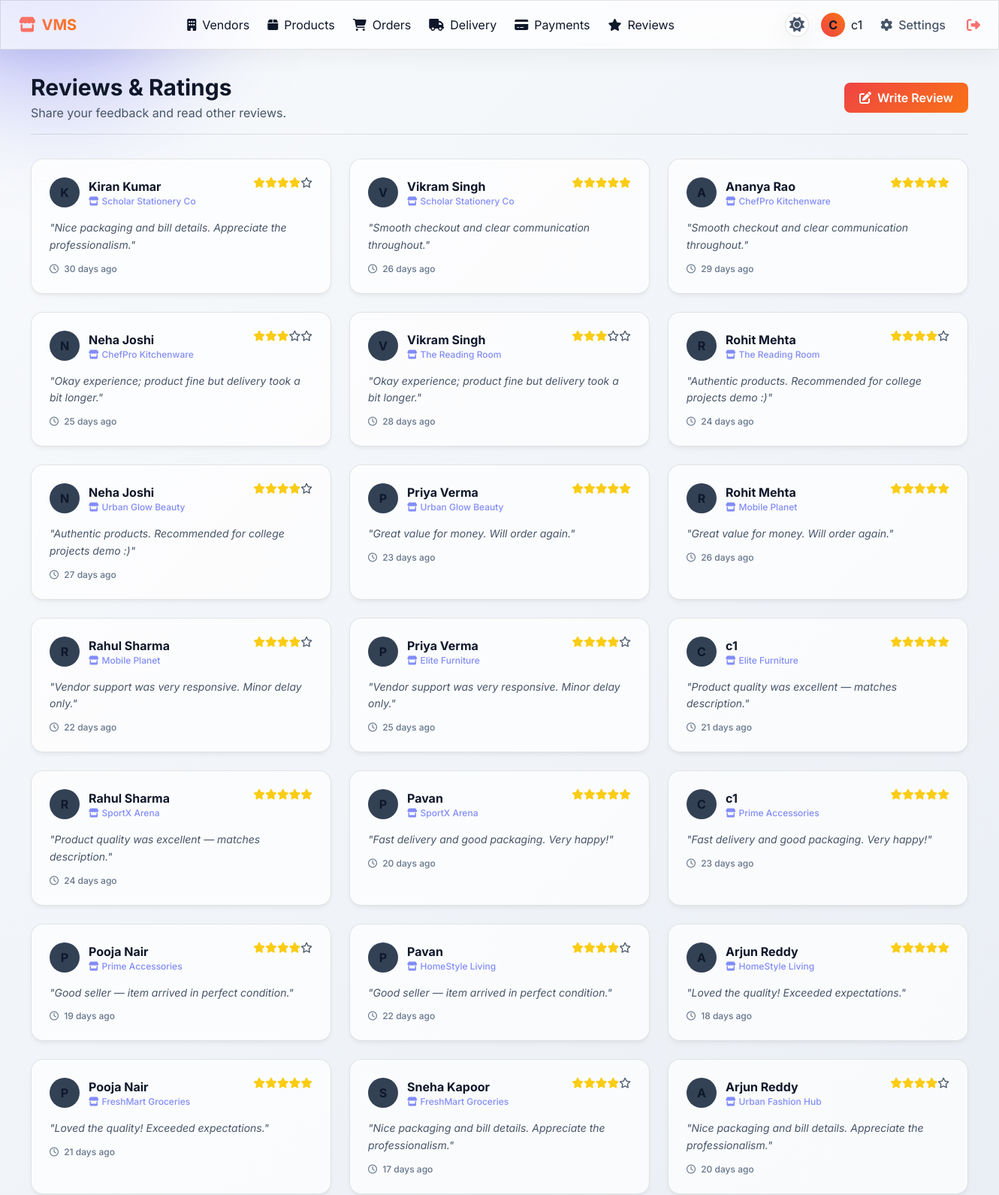
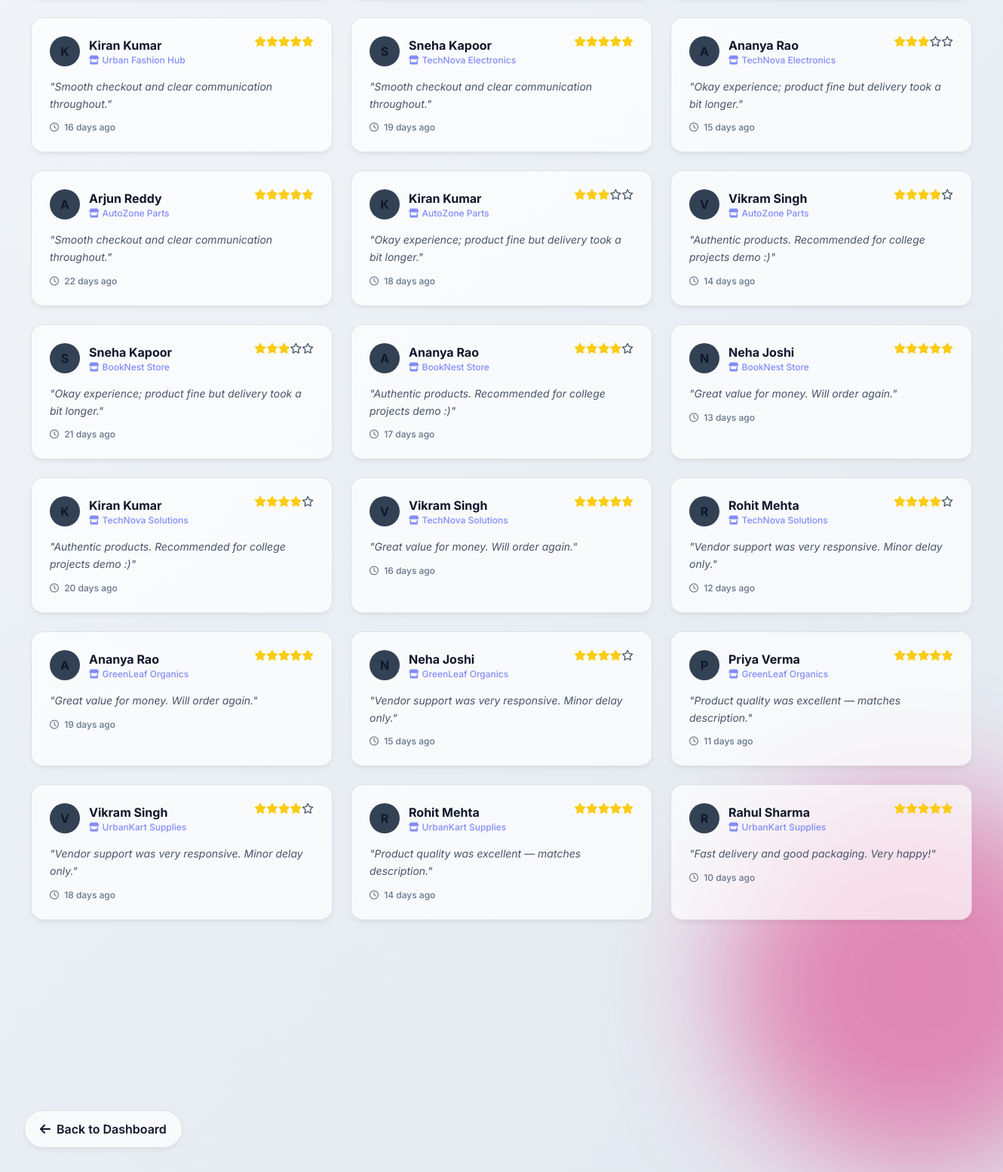
The page /reviews (signed in) on the database its author committed (2 pictures, top to bottom).
### tables this page shows
CREATE TABLE reviews(
    id INTEGER PRIMARY KEY AUTOINCREMENT,
    vendor TEXT,
    rating TEXT,
    comment TEXT,
    customer TEXT,
    created_at DATETIME DEFAULT CURRENT_TIMESTAMP
);

### app.py (the view, shortened to what this page needs)
@app.route('/reviews', methods=['GET', 'POST'])
def reviews():
    if 'user' not in session:
        return redirect('/login')
    conn = get_db()
    role = session['role']
    if role == "customer":
        connected_vendors = conn.execute(
            """
            SELECT vendor
            FROM connections
            WHERE customer=?
            ORDER BY id DESC
            """,
            (session['user'],)
        ).fetchall()
        reviews = conn.execute(
            "SELECT * FROM reviews ORDER BY id DESC"
        ).fetchall()
        return render_template(
            'reviews.html',
            reviews=reviews,
            vendors=connected_vendors
        )

### app.py (called while the page is built)
def get_db():
    conn = sqlite3.connect("vendor.db")
    conn.row_factory = sqlite3.Row
    return conn

@app.template_filter('time_ago')
def time_ago(dt_str):
    if not dt_str:
        return ""
    try:
        dt = datetime.strptime(dt_str, '%Y-%m-%d %H:%M:%S')
    except:
        return dt_str
    now = datetime.now()
    diff = now - dt
    if diff.days > 365:
        return f"{diff.days // 365} year{'s' if diff.days // 365 > 1 else ''} ago"
    elif diff.days > 30:
        return f"{diff.days // 30} month{'s' if diff.days // 30 > 1 else ''} ago"
    elif diff.days > 0:
        return f"{diff.days} day{'s' if diff.days > 1 else ''} ago"
    elif diff.seconds > 3600:
        return f"{diff.seconds // 3600} hour{'s' if diff.seconds // 3600 > 1 else ''} ago"
    elif diff.seconds > 60:
        return f"{diff.seconds // 60} minute{'s' if diff.seconds // 60 > 1 else ''} ago"
    else:
        return "Just now"

### templates/reviews.html (shortened to what this page needs)
{% extends "base.html" %}
{% block content %}
<div class="fade-in">
    <div class="flex justify-between items-center mb-8 border-b border-glass pb-4">
        <div>
            <h1 class="text-3xl font-bold text-main">Reviews & Ratings</h1>
            <p class="text-muted mt-1">{% if session['role'] == 'vendor' %}See what your customers are saying.{% else %}Share your feedback and read other reviews.{% endif %}</p>
        </div>
        {% if session['role'] == 'customer' %}
        <button onclick="document.getElementById('add-review-modal').classList.remove('hidden')" class="btn-glow px-5 py-2 rounded-lg flex items-center gap-2">
            <i class="fa-solid fa-pen-to-square"></i> Write Review
        </button>
        {% endif %}
    </div>
    {% if reviews %}
    <div class="grid grid-cols-1 md:grid-cols-2 lg:grid-cols-3 gap-6">
        {% for r in reviews %}
        <div class="glass-card p-6 relative overflow-hidden group">
            <div class="relative z-10 flex justify-between items-start mb-4">
                <div class="flex items-center gap-3">
                    <div class="w-10 h-10 rounded-full bg-slate-700 flex items-center justify-center font-bold text-main">
                        {{ r['customer'][0]|upper }}
                    </div>
                    <div>
                        <div class="font-bold text-main">{{ r['customer'] }}</div>
                        {% if session['role'] == 'customer' %}
                            <div class="text-xs text-indigo-400 font-medium"><i class="fa-solid fa-store mr-1"></i>{{ r['vendor'] }}</div>
                        {% endif %}
                    </div>
                </div>
                <div class="flex text-sm">
                    {% set rating = r['rating']|int %}
                    {% for i in range(5) %}
                        {% if i < rating %}
                            <i class="fa-solid fa-star text-yellow-400"></i>
                        {% else %}
                            <i class="fa-regular fa-star text-muted"></i>
                        {% endif %}
                    {% endfor %}
                </div>
            </div>
            <p class="relative z-10 text-muted italic leading-relaxed text-sm mt-2">
                "{{ r['comment'] }}"
            </p>
            <div class="relative z-10 mt-3 text-xs font-medium text-slate-500">
                <i class="fa-regular fa-clock mr-1"></i> {{ r['created_at']|time_ago }}
            </div>
        </div>
        {% endfor %}
    </div>
    {% endif %}
</div>
{% endblock %}

### static/css/style.css (style rules this page uses)
:root { --bg-gradient-1: #0f172a; --bg-gradient-2: #1e1b4b; --accent-glow: rgba(239, 68, 68, 0.4); --accent-btn: linear-gradient(135deg, #ef4444, #f97316); --accent-btn-hover: linear-gradient(135deg, #dc2626, #ea580c); --glass-bg: rgba(255, 255, 255, 0.05); --glass-border: rgba(255, 255, 255, 0.1); --glass-border-hover: rgba(255, 255, 255, 0.2); --text-primary: #f8fafc; --text-secondary: #94a3b8; --input-bg: rgba(255, 255, 255, 0.03); --input-focus: rgba(255, 255, 255, 0.08); --panel-shadow: 0 8px 32px 0 rgba(0, 0, 0, 0.3); --card-shadow: 0 4px 6px -1px rgba(0, 0, 0, 0.1), 0 2px 4px -1px rgba(0, 0, 0, 0.06); --card-shadow-hover: 0 10px 15px -3px rgba(0, 0, 0, 0.2), 0 0 20px var(--accent-glow); --status-pending-bg: rgba(249, 115, 22, 0.2); --status-pending-text: #fdba74; --status-pending-border: rgba(249, 115, 22, 0.3); --status-accepted-bg: rgba(59, 130, 246, 0.2); --status-accepted-text: #93c5fd; --status-accepted-border: rgba(59, 130, 246, 0.3); --status-processing-bg: rgba(168, 85, 247, 0.2); --status-processing-text: #d8b4fe; --status-processing-border: rgba(168, 85, 247, 0.3); --status-shipped-bg: rgba(99, 102, 241, 0.2); --status-shipped-text: #a5b4fc; --status-shipped-border: rgba(99, 102, 241, 0.3); --status-out-bg: rgba(6, 182, 212, 0.2); --status-out-text: #67e8f9; --status-out-border: rgba(6, 182, 212, 0.3); --status-delivered-bg: rgba(34, 197, 94, 0.2); --status-delivered-text: #86efac; --status-delivered-border: rgba(34, 197, 94, 0.3); --status-cancel-bg: rgba(239, 68, 68, 0.2); --status-cancel-text: #fca5a5; --status-cancel-border: rgba(239, 68, 68, 0.3); }
[data-theme="light"] { --bg-gradient-1: #f8fafc; --bg-gradient-2: #e2e8f0; --accent-glow: rgba(239, 68, 68, 0.2); --glass-bg: rgba(255, 255, 255, 0.7); --glass-border: rgba(0, 0, 0, 0.1); --glass-border-hover: rgba(0, 0, 0, 0.2); --text-primary: #0f172a; --text-secondary: #475569; --input-bg: rgba(255, 255, 255, 0.9); --input-focus: #ffffff; --panel-shadow: 0 8px 32px 0 rgba(0, 0, 0, 0.05); --card-shadow: 0 4px 6px -1px rgba(0, 0, 0, 0.05), 0 2px 4px -1px rgba(0, 0, 0, 0.03); --card-shadow-hover: 0 10px 15px -3px rgba(0, 0, 0, 0.1), 0 0 20px var(--accent-glow); --status-pending-bg: #fff7ed; --status-pending-text: #c2410c; --status-accepted-bg: #eff6ff; --status-accepted-text: #1d4ed8; --status-processing-bg: #faf5ff; --status-processing-text: #7e22ce; --status-shipped-bg: #eef2ff; --status-shipped-text: #4338ca; --status-out-bg: #ecfeff; --status-out-text: #0e7490; --status-delivered-bg: #f0fdf4; --status-delivered-text: #15803d; --status-cancel-bg: #fef2f2; --status-cancel-text: #b91c1c; }
html { scroll-behavior: smooth; }
body { background: linear-gradient(135deg, var(--bg-gradient-1), var(--bg-gradient-2)); background-attachment: fixed; color: var(--text-primary); font-family: 'Inter', sans-serif; min-height: 100vh; overflow-x: hidden; transition: background 0.3s ease, color 0.3s ease; }
.glass-card { background: var(--glass-bg); backdrop-filter: blur(12px); -webkit-backdrop-filter: blur(12px); border: 1px solid var(--glass-border); border-radius: 1rem; box-shadow: var(--card-shadow); transition: all 0.3s ease; }
.btn-glow { background: var(--accent-btn); color: white !important; border: none; transition: all 0.3s ease; font-weight: 600; }
.fade-in { animation: fadeIn 0.8s ease-out forwards; opacity: 0; }
.text-main { color: var(--text-primary); }
.text-muted { color: var(--text-secondary); }
.border-glass { border-color: var(--glass-border); }
body { transition: background-color 0.3s ease, color 0.3s ease; }
* { transition: background-color 0.2s ease, color 0.2s ease, border-color 0.2s ease; }
.glass-card { transition: all 0.3s cubic-bezier(0.25, 0.46, 0.45, 0.94); }

### rows shown on the page
reviews: customer "K", customer "Kiran Kumar", vendor "Scholar Stationery Co", comment "Nice packaging and bill details. Appreciate the professionalism.", created_at "30 days ago"
reviews: customer "V", customer "Vikram Singh", vendor "Scholar Stationery Co", comment "Smooth checkout and clear communication throughout.", created_at "26 days ago"
reviews: customer "A", customer "Ananya Rao", vendor "ChefPro Kitchenware", comment "Smooth checkout and clear communication throughout.", created_at "29 days ago"
reviews: customer "N", customer "Neha Joshi", vendor "ChefPro Kitchenware", comment "Okay experience; product fine but delivery took a bit longer.", created_at "25 days ago"
reviews: customer "V", customer "Vikram Singh", vendor "The Reading Room", comment "Okay experience; product fine but delivery took a bit longer.", created_at "28 days ago"
reviews: customer "R", customer "Rohit Mehta", vendor "The Reading Room", comment "Authentic products. Recommended for college projects demo :)", created_at "24 days ago"
reviews: customer "N", customer "Neha Joshi", vendor "Urban Glow Beauty", comment "Authentic products. Recommended for college projects demo :)", created_at "27 days ago"
reviews: customer "P", customer "Priya Verma", vendor "Urban Glow Beauty", comment "Great value for money. Will order again.", created_at "23 days ago"
reviews: customer "R", customer "Rohit Mehta", vendor "Mobile Planet", comment "Great value for money. Will order again.", created_at "26 days ago"
reviews: customer "R", customer "Rahul Sharma", vendor "Mobile Planet", comment "Vendor support was very responsive. Minor delay only.", created_at "22 days ago"
reviews: customer "P", customer "Priya Verma", vendor "Elite Furniture", comment "Vendor support was very responsive. Minor delay only.", created_at "25 days ago"
reviews: customer "C", customer "c1", vendor "Elite Furniture", comment "Product quality was excellent — matches description.", created_at "21 days ago"
reviews: customer "R", customer "Rahul Sharma", vendor "SportX Arena", comment "Product quality was excellent — matches description.", created_at "24 days ago"
reviews: customer "P", customer "Pavan", vendor "SportX Arena", comment "Fast delivery and good packaging. Very happy!", created_at "20 days ago"
reviews: customer "C", customer "c1", vendor "Prime Accessories", comment "Fast delivery and good packaging. Very happy!", created_at "23 days ago"
reviews: customer "P", customer "Pooja Nair", vendor "Prime Accessories", comment "Good seller — item arrived in perfect condition.", created_at "19 days ago"
reviews: customer "P", customer "Pavan", vendor "HomeStyle Living", comment "Good seller — item arrived in perfect condition.", created_at "22 days ago"
reviews: customer "A", customer "Arjun Reddy", vendor "HomeStyle Living", comment "Loved the quality! Exceeded expectations.", created_at "18 days ago"
reviews: customer "P", customer "Pooja Nair", vendor "FreshMart Groceries", comment "Loved the quality! Exceeded expectations.", created_at "21 days ago"
reviews: customer "S", customer "Sneha Kapoor", vendor "FreshMart Groceries", comment "Nice packaging and bill details. Appreciate the professionalism.", created_at "17 days ago"
reviews: customer "A", customer "Arjun Reddy", vendor "Urban Fashion Hub", comment "Nice packaging and bill details. Appreciate the professionalism.", created_at "20 days ago"
reviews: customer "K", customer "Kiran Kumar", vendor "Urban Fashion Hub", comment "Smooth checkout and clear communication throughout.", created_at "16 days ago"
reviews: customer "S", customer "Sneha Kapoor", vendor "TechNova Electronics", comment "Smooth checkout and clear communication throughout.", created_at "19 days ago"
reviews: customer "A", customer "Ananya Rao", vendor "TechNova Electronics", comment "Okay experience; product fine but delivery took a bit longer.", created_at "15 days ago"
reviews: customer "A", customer "Arjun Reddy", vendor "AutoZone Parts", comment "Smooth checkout and clear communication throughout.", created_at "22 days ago"
reviews: customer "K", customer "Kiran Kumar", vendor "AutoZone Parts", comment "Okay experience; product fine but delivery took a bit longer.", created_at "18 days ago"
reviews: customer "V", customer "Vikram Singh", vendor "AutoZone Parts", comment "Authentic products. Recommended for college projects demo :)", created_at "14 days ago"
reviews: customer "S", customer "Sneha Kapoor", vendor "BookNest Store", comment "Okay experience; product fine but delivery took a bit longer.", created_at "21 days ago"
reviews: customer "A", customer "Ananya Rao", vendor "BookNest Store", comment "Authentic products. Recommended for college projects demo :)", created_at "17 days ago"
reviews: customer "N", customer "Neha Joshi", vendor "BookNest Store", comment "Great value for money. Will order again.", created_at "13 days ago"
reviews: customer "K", customer "Kiran Kumar", vendor "TechNova Solutions", comment "Authentic products. Recommended for college projects demo :)", created_at "20 days ago"
reviews: customer "V", customer "Vikram Singh", vendor "TechNova Solutions", comment "Great value for money. Will order again.", created_at "16 days ago"
reviews: customer "R", customer "Rohit Mehta", vendor "TechNova Solutions", comment "Vendor support was very responsive. Minor delay only.", created_at "12 days ago"
reviews: customer "A", customer "Ananya Rao", vendor "GreenLeaf Organics", comment "Great value for money. Will order again.", created_at "19 days ago"
reviews: customer "N", customer "Neha Joshi", vendor "GreenLeaf Organics", comment "Vendor support was very responsive. Minor delay only.", created_at "15 days ago"
reviews: customer "P", customer "Priya Verma", vendor "GreenLeaf Organics", comment "Product quality was excellent — matches description.", created_at "11 days ago"
reviews: customer "V", customer "Vikram Singh", vendor "UrbanKart Supplies", comment "Vendor support was very responsive. Minor delay only.", created_at "18 days ago"
reviews: customer "R", customer "Rohit Mehta", vendor "UrbanKart Supplies", comment "Product quality was excellent — matches description.", created_at "14 days ago"
reviews: customer "R", customer "Rahul Sharma", vendor "UrbanKart Supplies", comment "Fast delivery and good packaging. Very happy!", created_at "10 days ago"

### other values the page prints
{{ session['user'][0]|upper }} "C"
{{ session['user'] }} "c1"
